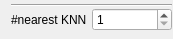
            <widget class="QWidget" name="page_KNN">
             <property name="geometry">
              <rect>
               <x>0</x>
               <y>0</y>
               <width>173</width>
               <height>39</height>
              </rect>
             </property>
             <attribute name="label">
              <string>KNN (k-nearest ngbh cls.)</string>
             </attribute>
             <layout class="QVBoxLayout" name="verticalLayout_6">
              <property name="spacing">
               <number>1</number>
              </property>
              <property name="topMargin">
               <number>4</number>
              </property>
              <property name="rightMargin">
               <number>1</number>
              </property>
              <property name="bottomMargin">
               <number>1</number>
              </property>
              <item>
               <widget class="Line" name="line_4">
                <property name="orientation">
                 <enum>Qt::Horizontal</enum>
                </property>
               </widget>
              </item>
              <item>
               <layout class="QHBoxLayout" name="horizontalLayout_6">
                <item>
                 <widget class="QLabel" name="label_5">
                  <property name="text">
                   <string>#nearest KNN</string>
                  </property>
                 </widget>
                </item>
                <item>
                 <widget class="QSpinBox" name="spinBoxKNN_knn">
                  <property name="minimum">
                   <number>1</number>
                  </property>
                  <property name="maximum">
                   <number>64</number>
                  </property>
                  <property name="singleStep">
                   <number>1</number>
                  </property>
                  <property name="value">
                   <number>1</number>
                  </property>
                 </widget>
                </item>
               </layout>
              </item>
              <item>
               <spacer name="verticalSpacer_3">
                <property name="orientation">
                 <enum>Qt::Vertical</enum>
                </property>
                <property name="sizeHint" stdset="0">
                 <size>
                  <width>20</width>
                  <height>243</height>
                 </size>
                </property>
               </spacer>
              </item>
             </layout>
            </widget>
